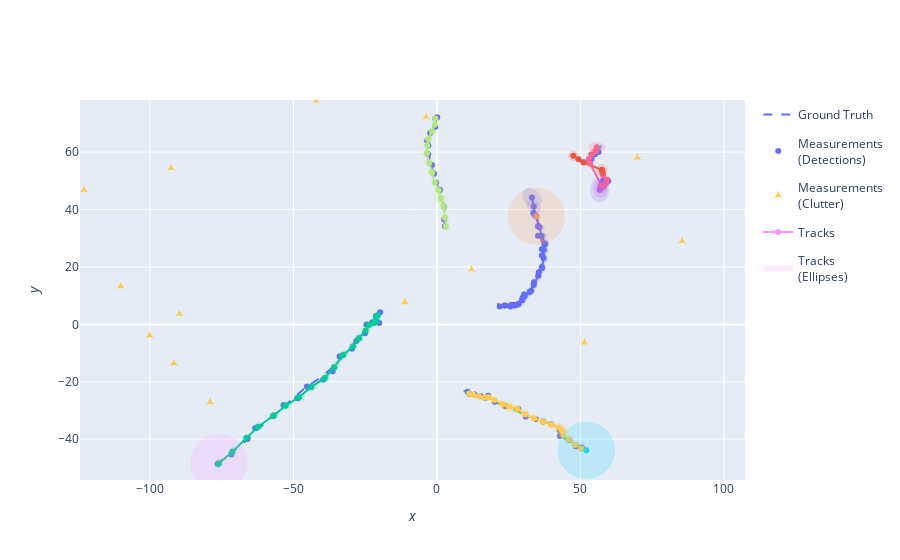

Notebook code cell kept with this figure:
### Markdown cell above
As observed and expected in the above plot, the filter can accurately differentiate between the different paths, newly birthed paths, and paths that have died.

With a high detection probability, the PHD filter is able to resolve the ground truths much more accurately. This is due to the posterior intensity function being more highly influenced by the posterior density, which propogates the estimate for the RFS $\mathbf{x}$ given the previous observations.

Now let us create another plot but instead with a lower detection probability. Let us choose a detection probability of $0.4$.

### Code cell
# Reducing detection probability
detection_probability = 0.4
clutter_rate = 3.0
all_measurements, measurement_model = gen_detectors(truths, start_time, number_steps, detection_probability, clutter_rate=clutter_rate)

# Run tracker
tracks = run_tracker(all_measurements, measurement_model, transition_model, detection_probability, death_probability, clutter_rate, start_truths, start_time)

# Get bounds from the tracks
for track in tracks:
    for state in track:
        x_min = min([state.state_vector[0], x_min])
        x_max = max([state.state_vector[0], x_max])
        y_min = min([state.state_vector[2], y_min])
        y_max = max([state.state_vector[2], y_max])

# Get bounds from measurements
for measurement_set in all_measurements:
    for measurement in measurement_set:
        if type(measurement) == TrueDetection:
            x_min = min([measurement.state_vector[0], x_min])
            x_max = max([measurement.state_vector[0], x_max])
            y_min = min([measurement.state_vector[1], y_min])
            y_max = max([measurement.state_vector[1], y_max])

# Plot the tracks
plotter_1 = Plotterly()
plotter_1.plot_ground_truths(truths, [0, 2])
plotter_1.plot_measurements(all_measurements, [0, 2])
plotter_1.plot_tracks(tracks, [0, 2], uncertainty=True)
plotter_1.fig.update_xaxes(range=[x_min-5, x_max+5])
plotter_1.fig.update_yaxes(range=[y_min-5, y_max+5])
plotter_1.fig
